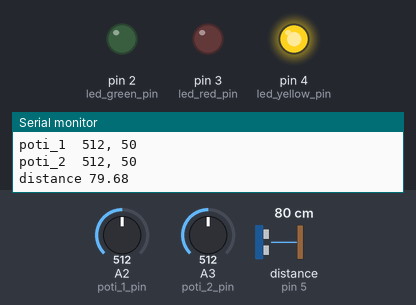
A sketch run on a simulated Arduino Uno, built with avr-gcc and run on an emulated ATmega328P. Shown: output pins drawn as LEDs (lit = HIGH), the last lines printed to the serial monitor. Wiring (inferred from the names in the program): ultrasonic range finder: trigger pin 6; echo pin 5. Inputs (shaded band) come from the test bench; at power-on: distance to the obstacle (sensor on pin 5) 80 cm, A2 (poti_1_pin) = 512, A3 (poti_2_pin) = 512. The echo pulse lasts 58.3 µs per cm; pins used as bus, display or sensor lines are not drawn.

Above: at 1.2 s.
1.3 s: distance to the obstacle (sensor on pin 5) set to 61 cm
2.8 s: distance to the obstacle (sensor on pin 5) set to 51 cm
At 3.8 s:
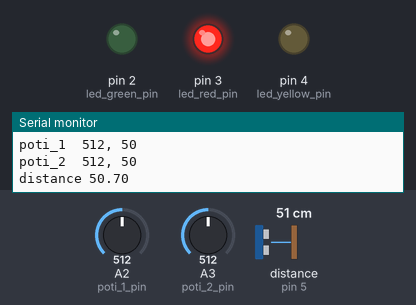
4.3 s: distance to the obstacle (sensor on pin 5) set to 250 cm
At 5.4 s:
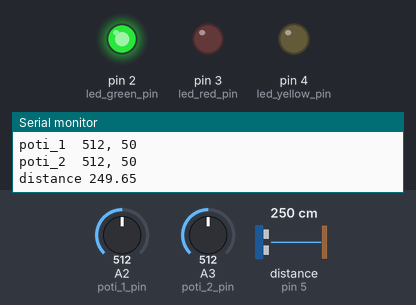
5.8 s: distance to the obstacle (sensor on pin 5) set to 165 cm
7.3 s: distance to the obstacle (sensor on pin 5) set to 155 cm
At 8.6 s:
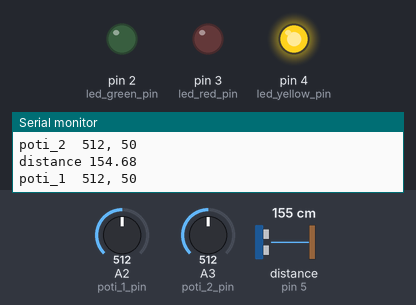
10.3 s: distance to the obstacle (sensor on pin 5) set to 2 cm
At 10.7 s:
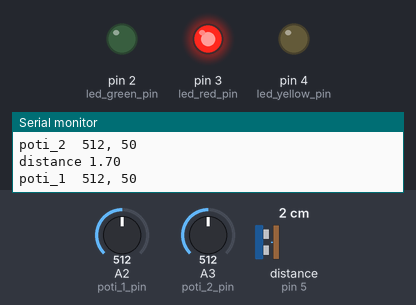
Timing chart, 0 to 12.9 s (numbered marks = the images above; inputs shaded):
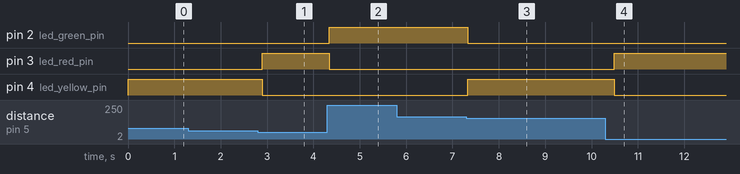

Measured:
- the behaviour switches between 56 and 55 cm on distance to the obstacle (sensor on pin 5) (found by bisection; images 0 and 1)
- the behaviour switches between 160 and 159 cm on distance to the obstacle (sensor on pin 5) (found by bisection; images 2 and 3)
- after the input at 2.8 s, pin 3 (led_red_pin): LOW → HIGH after 0.09 s; pin 4 (led_yellow_pin): HIGH → LOW after 0.09 s
- after the input at 4.3 s, pin 2 (led_green_pin): LOW → HIGH at once; pin 3 (led_red_pin): HIGH → LOW at once
- after the input at 7.3 s, pin 2 (led_green_pin): HIGH → LOW at once; pin 4 (led_yellow_pin): LOW → HIGH at once
- after the input at 10.3 s, pin 3 (led_red_pin): LOW → HIGH after 0.19 s; pin 4 (led_yellow_pin): HIGH → LOW after 0.19 s

The sketch:

main.ino
```cpp
const int led_red_pin = 3;
const int led_yellow_pin = 4;
const int led_green_pin = 2;

const int trig_Pin = 6;
const int echo_Pin = 5;

const int poti_1_pin = A2;
const int poti_2_pin = A3;

float duration, distance;

float threshhold_red, threshhold_yellow;

void setup() {
  pinMode(led_red_pin, OUTPUT);
  pinMode(led_yellow_pin, OUTPUT);
  pinMode(led_green_pin, OUTPUT);

	pinMode(trig_Pin, OUTPUT);
	pinMode(echo_Pin, INPUT);

  digitalWrite(led_green_pin, HIGH);
  digitalWrite(led_yellow_pin, HIGH);
  digitalWrite(led_red_pin, HIGH);

	Serial.begin(9600);

}

int VALUE_MIN = 0;
int VALUE_MAX = 100;

void loop() {
  int analogValue1 = analogRead(poti_1_pin);
  int value = map(analogValue1, 0, 1023, VALUE_MIN, VALUE_MAX);
  Serial.print( "poti_1  " );
  Serial.print( analogValue1 );
  Serial.print( ", " );
  Serial.println( value );

  int analogValue2 = analogRead(poti_2_pin);
  int value2 = map(analogValue2, 0, 1023, VALUE_MIN, VALUE_MAX);
  Serial.print( "poti_2  " );
  Serial.print( analogValue2 );
  Serial.print( ", " );
  Serial.println( value2 );

	digitalWrite(trig_Pin, LOW);
	delayMicroseconds(2);
	digitalWrite(trig_Pin, HIGH);
	delayMicroseconds(10);
	digitalWrite(trig_Pin, LOW);

  duration = pulseIn(echo_Pin, HIGH);

  distance = (duration*.0343)/2;
  Serial.print( "distance " );
  Serial.println( distance );
  threshhold_red = 5.00 + value;

  threshhold_yellow = threshhold_red + 1.00 + value2;
  threshhold_yellow = threshhold_yellow * 1.50;

  // if( distance <= 30.00 ) {
  if( distance < threshhold_red ) {
    digitalWrite(led_green_pin, LOW);
    digitalWrite(led_yellow_pin, LOW);
    digitalWrite(led_red_pin, HIGH);
  // } else if( distance <= 80.00 ) {
  } else if( distance < threshhold_yellow ) {
    digitalWrite(led_green_pin, LOW);
    digitalWrite(led_yellow_pin, HIGH);
    digitalWrite(led_red_pin, LOW);
  } else {
    digitalWrite(led_green_pin, HIGH);
    digitalWrite(led_yellow_pin, LOW);
    digitalWrite(led_red_pin, LOW);
  }
  delay(200);

}
```
